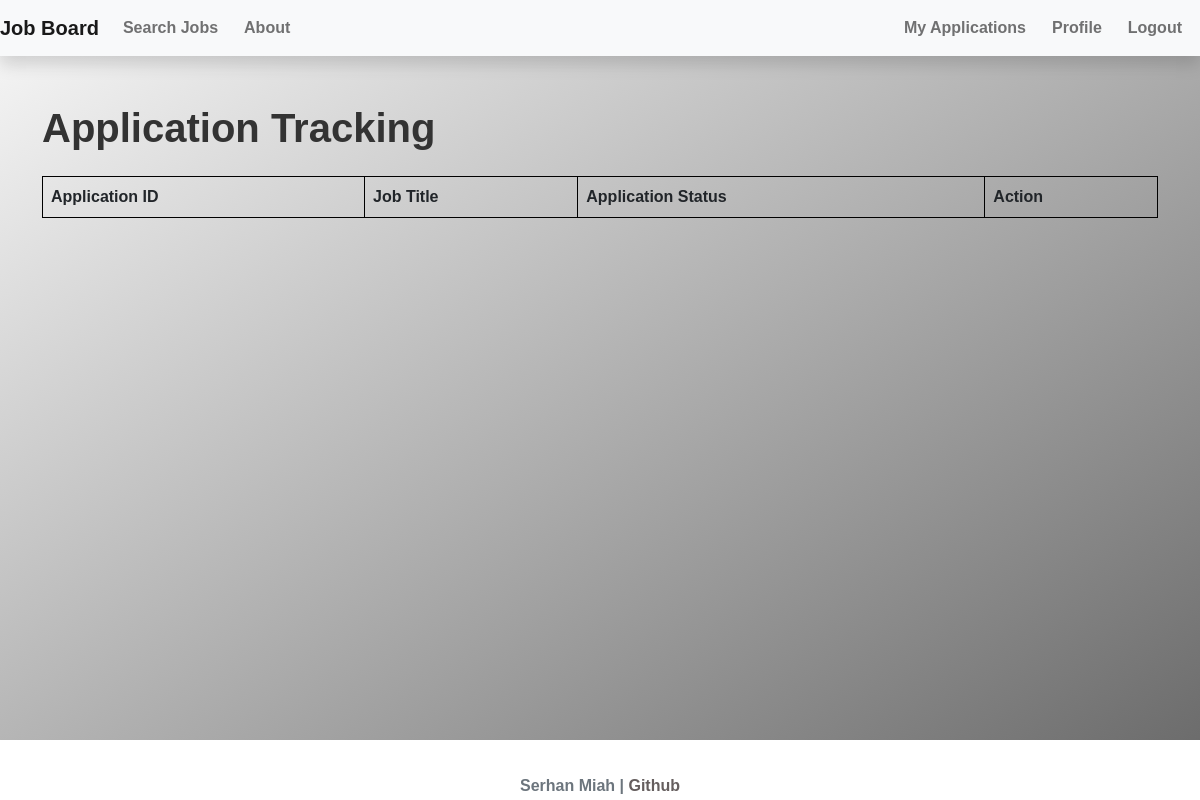
Page /applications (signed in) on the earlier database version.
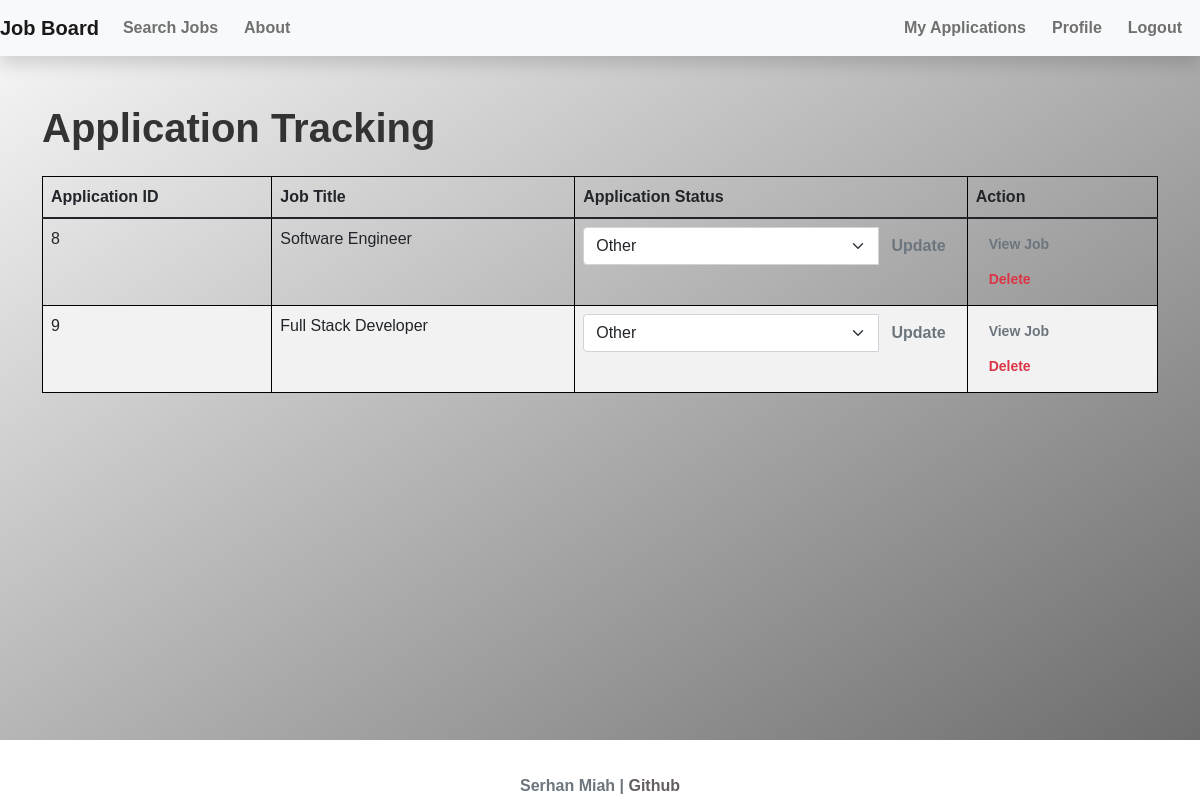
Same page on the later database version.
### project/models.py (models this page shows, shortened)
class Application(db.Model):
    id = db.Column(db.Integer, primary_key=True)
    name = db.Column(db.String(255), nullable=False)
    email = db.Column(db.String(255), nullable=False)
    phone = db.Column(db.String(255), nullable=False)
    resume = db.Column(db.String(255), nullable=False)
    date_applied = db.Column(db.DateTime, nullable=False, default=datetime.utcnow)
    job_id = db.Column(db.Integer, db.ForeignKey('job.id'), nullable=False)
    user_id = db.Column(db.Integer, db.ForeignKey('user.id'), nullable=False)
    user = db.relationship('User', backref='applications')

class Job(db.Model):
    id = db.Column(db.Integer, primary_key=True)
    title = db.Column(db.String(100), nullable=False)
    company = db.Column(db.String(100), nullable=False)
    description = db.Column(db.String(1000), nullable=False)
    location = db.Column(db.String(100), nullable=False)
    salary_min = db.Column(db.Integer)
    salary_max = db.Column(db.Integer)
    date_posted = db.Column(db.DateTime, nullable=False, default=datetime.utcnow)
    is_active = db.Column(db.Boolean, nullable=False, default=True)
    applicants = db.relationship('Application', backref='job', lazy=True)

### project/applicants/routes.py (the view)
@applicants_bp.route('/applications')
def application_list():
    applications = Application.query.all()
    return render_template('application_list.html', applications=applications)

### project/models.py (called while the page is built)
@login_manager.user_loader
def load_user(user_id):
    return User.query.get(int(user_id))

### project/templates/application_list.html (shortened to what this page needs)
{% extends "base.html" %}
{% block content %}
  <h1 class="mb-4">Application Tracking</h1>
  <table class="table">
    <thead class="table-header">
      <tr>
        <th class="header-cell">Application ID</th>
        <th class="header-cell">Job Title</th>
        <th class="header-cell">Application Status</th>
        <th class="header-cell">Action</th>
      </tr>
    </thead>
    <tbody>
      {% for application in current_user.applications %}
          <tr>
          <td>{{ application.id }}</td>
          <td>{{ application.job.title }}</td>
          <td>
            <form action="{{ url_for('applicants.update_application_status', application_id=application.id, status='accepted') }}" method="post">
              <div class="input-group">
                <select class="form-select" name="status">
                  <option value="Other" {% if application.status not in ['Accepted', 'Declined', 'Rejected'] %} selected {% endif %}>Other</option>
                </select>
                <button type="submit" class="btn btn-outline-secondary">Update</button>
              </div>
            </form>
          </td>
          <td>
            <a href="{{ url_for('job_board.job_detail', job_id=application.job.id) }}" class="btn btn-sm btn-outline-secondary">View Job</a>
            <form action="{{ url_for('applicants.delete_application', application_id=application.id) }}" method="post" onsubmit="return confirm('Are you sure you want to delete this application?')">
              <button type="submit" class="btn btn-sm btn-outline-danger">Delete</button>
            </form>
          </td>
        </tr>
      {% endfor %}
    </tbody>
  </table>
{% endblock %}

### project/templates/base.html (shortened to what this page needs)
<!DOCTYPE html>
<html>
  <head>
    <link rel="stylesheet" href="{{ url_for('static', filename='css/bootstrap.min.css') }}">
    <link rel="stylesheet" href="{{ url_for('static', filename='style.css') }}">
  </head>
  <body>
    <nav class="navbar navbar-expand-lg navbar-light bg-light">
      <a class="navbar-brand" href="{{ url_for('job_board.index') }}">Job Board</a>
      <div class="collapse navbar-collapse" id="navbarNav">
        <ul class="navbar-nav mr-auto">
          <li class="nav-item">
            <a class="nav-link" href="{{ url_for('job_board.search') }}">Search Jobs</a>
          </li>
          <li class="nav-item">
            <a class="nav-link" href="{{ url_for('main.about') }}">About</a>
          </li>
        </ul>
        <ul class="navbar-nav ml-auto">
          {% if current_user.is_authenticated %}
            <li class="nav-item">
              <a class="nav-link" href="{{ url_for('applicants.my_applications') }}">My Applications</a>
            </li>
            <li class="nav-item">
              <a class="nav-link" href="{{ url_for('users.account') }}">Profile</a>
            </li>
            <li class="nav-item">
              <a class="nav-link" href="{{ url_for('users.logout') }}">Logout</a>
            </li>
          {% endif %}
        </ul>
      </div>
    </nav>
    <main class="container my-4">
      {% block content %}{% endblock %}
    </main>
    <footer class="footer mt-auto py-3">
      <div class="container text-center">
        <span class="text-muted">Serhan Miah | <a href="https://github.com/SerhanMiah" target="_blank">Github</a></span>
      </div>
    </footer>
  </body>
</html>

### project/static/style.css (style rules this page uses)
:root { --font-size-base: 16px; --line-height-base: 1.5; }
body { font-family: sans-serif; font-size: var(--font-size-base); line-height: var(--line-height-base); background: linear-gradient(to bottom right, #f9f9f9, #676767); color: #333; height: 100vh; }
h1 { margin-top: 3rem; margin-bottom: 2rem; font-size: 2.5rem; font-weight: 600; }
a { color: #007bff; text-decoration: none; }
.btn { font-weight: bold; text-align: center; white-space: nowrap; vertical-align: middle; user-select: none; border: 1px solid transparent; padding: 0.375rem 0.75rem; font-size: 1rem; line-height: 1.5; border-radius: 0.25rem; transition: all 0.15s ease-in-out; }
.navbar { background-color: #fff; box-shadow: 0 0.5rem 1rem rgba(0, 0, 0, 0.15); }
.navbar-brand, .navbar-nav .nav-link { color: #333; font-weight: 600; transition: all 0.2s ease-in-out; }
.navbar-nav { display: flex; justify-content: space-between; align-items: center; }
.navbar-nav li { margin-right: 10px; }
.navbar-nav .nav-link { padding: 0 10px; }
.navbar-nav.ml-auto { margin-left: auto; }
.footer { position: fixed; bottom: 0; width: 100%; height: 60px; line-height: 60px; background-color: #ffffff; color: #fff; font-weight: bold; left: 0; right: 0; margin: auto; }
.footer a { color: #655e5e; }
table, th, td { border: 1px solid black; }
table { border-collapse: collapse; width: 100%; }
th, td { text-align: left; padding: 8px; }
th { background-color: #ddd; }
tr:nth-child(even) { background-color: #f2f2f2; }
.btn-sm { padding: 6px 12px; font-size: 14px; }

Differences in the rows shown:
added Application: id "8", job "Software Engineer", status "Other"
added Application: id "9", job "Full Stack Developer", status "Other"
